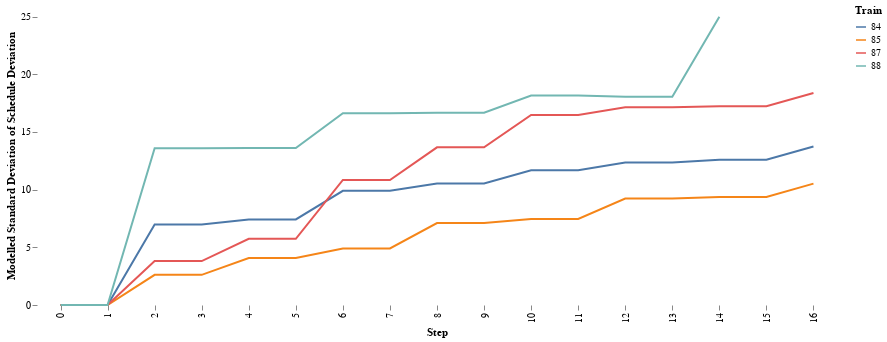

The code cell stored with this chart in its notebook:
### Code cell
alt.Chart(allstats).mark_line().encode(
    alt.X('element:O', title='Step'),
    alt.Y('std:Q', title='Modelled Standard Deviation of Schedule Deviation'),
    color=alt.Color('train:N', title='Train')
).properties(
    width = 800,
    height=300
).configure(font='Raleway').configure_view(strokeWidth=0).configure_axis(grid=False, domain=False)

### Figure 1 — Vega-Lite specification as saved in the notebook (floating-point values rounded to 4 significant figures)
{"config": {"view": {"continuousWidth": 400, "continuousHeight": 300, "strokeWidth": 0}, "axis": {"domain": false, "grid": false}, "font": "Raleway"}, "data": {"name": "data-bc6b400eeb415aeb3fdba399a76c8506"}, "mark": "line", "encoding": {"color": {"type": "nominal", "field": "train", "title": "Train"}, "x": {"type": "ordinal", "field": "element", "title": "Step"}, "y": {"type": "quantitative", "field": "std", "title": "Modelled Standard Deviation of Schedule Deviation"}}, "height": 300, "width": 800, "$schema": "https://vega.github.io/schema/vega-lite/v4.8.1.json", "datasets": {"data-bc6b400eeb415aeb3fdba399a76c8506": [{"element": 0, "mean": 0.0, "std": 0.0, "train": 84}, {"element": 1, "mean": 0.0, "std": 0.0, "train": 84}, {"element": 2, "mean": 0.5, "std": 6.976, "train": 84}, {"element": 3, "mean": 0.5, "std": 6.976, "train": 84}, {"element": 4, "mean": 1.0, "std": 7.418, "train": 84}, {"element": 5, "mean": 1.0, "std": 7.418, "train": 84}, {"element": 6, "mean": 1.502, "std": 9.895, "train": 84}, {"element": 7, "mean": 1.502, "std": 9.895, "train": 84}, {"element": 8, "mean": 2.005, "std": 10.52, "train": 84}, {"element": 9, "mean": 2.005, "std": 10.52, "train": 84}, {"element": 10, "mean": 2.512, "std": 11.67, "train": 84}, {"element": 11, "mean": 2.512, "std": 11.67, "train": 84}, {"element": 12, "mean": 3.02, "std": 12.35, "train": 84}, {"element": 13, "mean": 3.02, "std": 12.35, "train": 84}, {"element": 14, "mean": 3.523, "std": 12.6, "train": 84}, {"element": 15, "mean": 3.523, "std": 12.6, "train": 84}, {"element": 16, "mean": 4.028, "std": 13.74, "train": 84}, {"element": 0, "mean": 0.0, "std": 0.0, "train": 85}, {"element": 1, "mean": 0.0, "std": 0.0, "train": 85}, {"element": 2, "mean": 0.5, "std": 2.615, "train": 85}, {"element": 3, "mean": 0.5, "std": 2.615, "train": 85}, {"element": 4, "mean": 1.0, "std": 4.073, "train": 85}, {"element": 5, "mean": 1.0, "std": 4.073, "train": 85}, {"element": 6, "mean": 1.5, "std": 4.904, "train": 85}, {"element": 7, "mean": 1.5, "std": 4.904, "train": 85}, {"element": 8, "mean": 2.0, "std": 7.099, "train": 85}, {"element": 9, "mean": 2.0, "std": 7.099, "train": 85}, {"element": 10, "mean": 2.5, "std": 7.464, "train": 85}, {"element": 11, "mean": 2.5, "std": 7.464, "train": 85}, {"element": 12, "mean": 3.0, "std": 9.23, "train": 85}, {"element": 13, "mean": 3.0, "std": 9.23, "train": 85}, {"element": 14, "mean": 3.501, "std": 9.353, "train": 85}, {"element": 15, "mean": 3.501, "std": 9.353, "train": 85}, {"element": 16, "mean": 4.001, "std": 10.52, "train": 85}, {"element": 0, "mean": 0.0, "std": 0.0, "train": 87}, {"element": 1, "mean": 0.0, "std": 0.0, "train": 87}, {"element": 2, "mean": 0.5, "std": 3.807, "train": 87}, {"element": 3, "mean": 0.5, "std": 3.807, "train": 87}, {"element": 4, "mean": 1.0, "std": 5.74, "train": 87}, {"element": 5, "mean": 1.0, "std": 5.74, "train": 87}, {"element": 6, "mean": 1.505, "std": 10.83, "train": 87}, {"element": 7, "mean": 1.505, "std": 10.83, "train": 87}, {"element": 8, "mean": 2.046, "std": 13.66, "train": 87}, {"element": 9, "mean": 2.046, "std": 13.66, "train": 87}, {"element": 10, "mean": 2.664, "std": 16.48, "train": 87}, {"element": 11, "mean": 2.664, "std": 16.48, "train": 87}, {"element": 12, "mean": 3.236, "std": 17.13, "train": 87}, {"element": 13, "mean": 3.236, "std": 17.13, "train": 87}, {"element": 14, "mean": 3.743, "std": 17.23, "train": 87}, {"element": 15, "mean": 3.743, "std": 17.23, "train": 87}, {"element": 16, "mean": 4.234, "std": 18.37, "train": 87}, {"element": 0, "mean": 0.0, "std": 0.0, "train": 88}, {"element": 1, "mean": 0.0, "std": 0.0, "train": 88}, {"element": 2, "mean": 0.556, "std": 13.58, "train": 88}, {"element": 3, "mean": 0.556, "std": 13.58, "train": 88}, {"element": 4, "mean": 1.072, "std": 13.61, "train": 88}, {"element": 5, "mean": 1.072, "std": 13.61, "train": 88}, {"element": 6, "mean": 1.699, "std": 16.62, "train": 88}, {"element": 7, "mean": 1.699, "std": 16.62, "train": 88}, {"element": 8, "mean": 2.259, "std": 16.67, "train": 88}, {"element": 9, "mean": 2.259, "std": 16.67, "train": 88}, {"element": 10, "mean": 2.83, "std": 18.15, "train": 88}, {"element": 11, "mean": 2.83, "std": 18.15, "train": 88}, {"element": 12, "mean": 3.351, "std": 18.05, "train": 88}, {"element": 13, "mean": 3.351, "std": 18.05, "train": 88}, {"element": 14, "mean": 4.069, "std": 24.99, "train": 88}]}}
